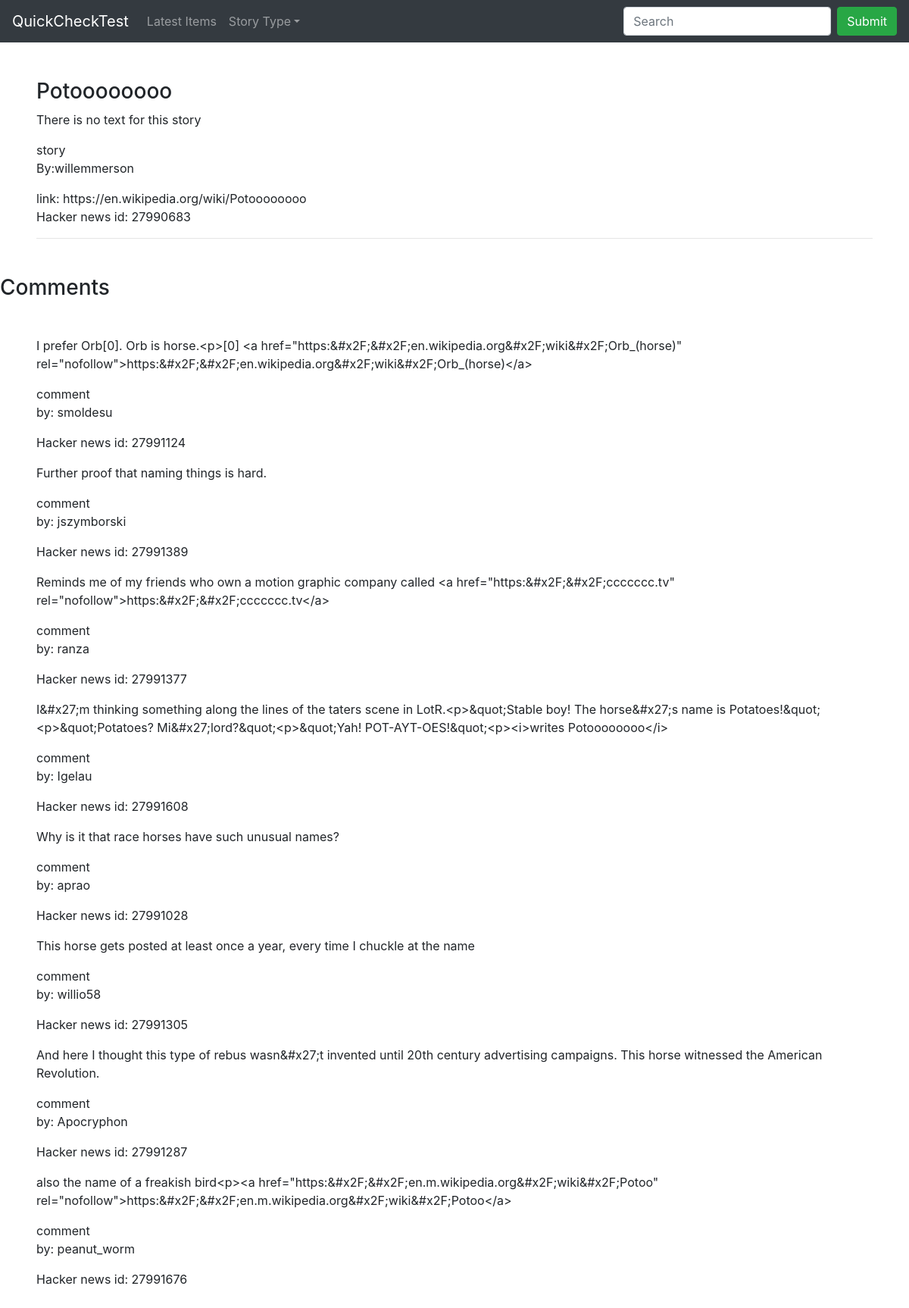
Page /story/324/ on the committed database.
### core/models.py (models this page shows)
class Base(models.Model):
    type_options = (
        ('job', 'job'),
        ('story', 'story'),
        ('comment', 'comment',),
        ('poll', 'poll'),
        ('pollopt', 'pollopt')
    )
    hacker_id = models.IntegerField(unique=True, null=True)
    time = models.DateTimeField(null=True)
    synced = models.DateTimeField(auto_now_add=True, null=True)
    type = models.CharField(choices=type_options, max_length=10)
    hn_deleted = models.BooleanField(default=False, null=True)
    author = models.CharField(max_length=200, null=True)
    text = models.CharField(max_length=5000, null=True)
    url = models.URLField(null=True)
    title = models.CharField(null=True, max_length=100)
    parent = models.ForeignKey('self', related_name='kids', on_delete=models.CASCADE, null=True)
    local = models.BooleanField(default=False)
    class Meta:
        ordering = ('-synced',)

### core/views.py (the view)
# urls.py: path('story/<int:story_id>/', views.story_detail, name='story_detail')
def story_detail(request, story_id):
    try:
        base = Base.objects.get(id=story_id)
    except Base.DoesNotExist:
        return redirect('latest_stories')
    kids = Base.objects.filter(parent=base)
    return render(request, 'story_detail.html', {'base': base, 'kids': kids})

### templates/story_detail.html (shortened to what this page needs)
{% extends 'base.html' %}
{% block content %}
    <div class="m-5">
        {% if base.title %}
            <h3>{{ base.title }}</h3>
        {% endif %}
        {% if base.text %}
            <p>{{ base.text }}</p>
        {% else %}
            <p>There is no text for this story</p>
        {% endif %}
        <span>{{ base.type }}</span>
        {% if base.author %}
            <p>By:{{ base.author }}</p>
        {% endif %}
        {% if base.url %}
            link: {{ base.url }}
        {% endif %}
        <p>Hacker news id: {{ base.hacker_id }}</p>
        <hr>
    </div>
    <h3>Comments</h3>
    {% if kids %}
        <div class="m-5">
            {% for kid in kids %}
                {% if kid.text %}
                    <p>{{ kid.text }}</p>
                {% endif %}
                <span>{{ kid.type }}</span>
                <p>
                {% if kid.author %}
                    by: {{ kid.author }}
                {% endif %}
                </p>
                <p>Hacker news id: {{ kid.hacker_id }}</p>
            {% endfor %}
        </div>
    {% else %}
        <p>No comments for this piece</p>
    {% endif %}
{% endblock %}

### rows in the picture
Base: title "Potoooooooo", type "story", author "willemmerson", url "https://en.wikipedia.org/wiki/Potoooooooo", hacker_id "27990683"
Base: text "I prefer Orb[0]. Orb is horse.<p>[0] <a href=\"https:&#x2F;&#x2F;en.wikipedia.org&#x2F;wiki&#x2F;Orb_(horse)\" rel=\"nofollow\">https:&#x2F;&#x2F;en.wikipedia.org&#x2F;wiki&#x2F;Orb_(horse)</a>", type "comment", author "smoldesu", hacker_id "27991124"
Base: text "Further proof that naming things is hard.", type "comment", author "jszymborski", hacker_id "27991389"
Base: text "Reminds me of my friends who own a motion graphic company called <a href=\"https:&#x2F;&#x2F;ccccccc.tv\" rel=\"nofollow\">https:&#x2F;&#x2F;ccccccc.tv</a>", type "comment", author "ranza", hacker_id "27991377"
Base: text "I&#x27;m thinking something along the lines of the taters scene in LotR.<p>&quot;Stable boy! The horse&#x27;s name is Potatoes!&quot;<p>&quot;Potatoes? Mi&#x27;lord?&quot;<p>&quot;Yah! POT-AYT-OES!&quot;<p><i>writes Potoooooooo</i>", type "comment", author "Igelau", hacker_id "27991608"
Base: text "Why is it that race horses have such unusual names?", type "comment", author "aprao", hacker_id "27991028"
Base: text "This horse gets posted at least once a year, every time I chuckle at the name", type "comment", author "willio58", hacker_id "27991305"
Base: text "And here I thought this type of rebus wasn&#x27;t invented until 20th century advertising campaigns. This horse witnessed the American Revolution.", type "comment", author "Apocryphon", hacker_id "27991287"
Base: text "also the name of a freakish bird<p><a href=\"https:&#x2F;&#x2F;en.m.wikipedia.org&#x2F;wiki&#x2F;Potoo\" rel=\"nofollow\">https:&#x2F;&#x2F;en.m.wikipedia.org&#x2F;wiki&#x2F;Potoo</a>", type "comment", author "peanut_worm", hacker_id "27991676"
